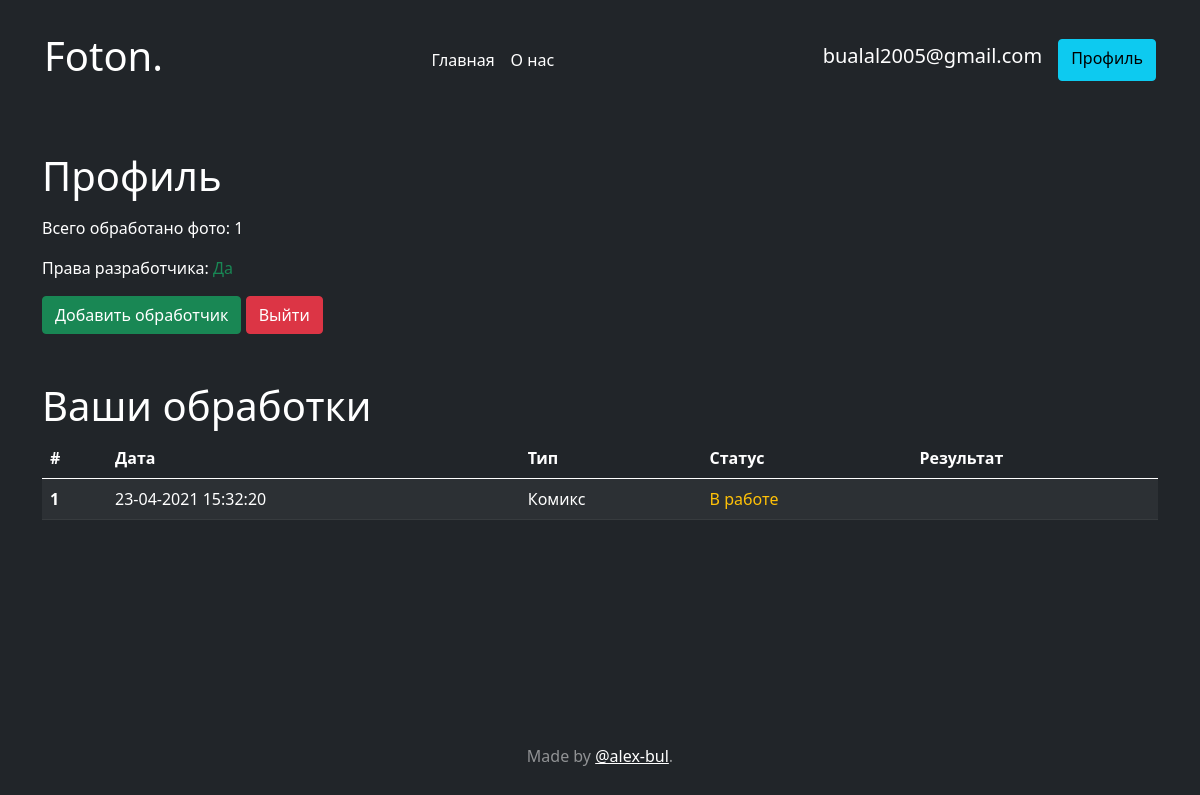
Screenshot of /profile (signed in) with the database file from the repository.
### data/user.py (models this page shows, shortened)
class User(SqlAlchemyBase, UserMixin, SerializerMixin):
    __tablename__ = 'users'
    id = sqlalchemy.Column(sqlalchemy.Integer, primary_key=True, autoincrement=True)
    email = sqlalchemy.Column(sqlalchemy.String, unique=True, nullable=True)
    is_admin = sqlalchemy.Column(sqlalchemy.Boolean, default=False)
    hashed_password = sqlalchemy.Column(sqlalchemy.String, nullable=True)
    processes = orm.relation("Process", back_populates='customer')
    pages = orm.relation("CatalogPage", back_populates='owner')

### data/process.py (models this page shows)
class Process(SqlAlchemyBase, UserMixin, SerializerMixin):
    __tablename__ = 'processes'
    id = sqlalchemy.Column(sqlalchemy.Integer, primary_key=True, autoincrement=True)
    customer_id = sqlalchemy.Column(sqlalchemy.Integer, sqlalchemy.ForeignKey('users.id'))
    catalog_id = sqlalchemy.Column(sqlalchemy.Integer)
    request_data = sqlalchemy.Column(sqlalchemy.String)
    datetime = sqlalchemy.Column(sqlalchemy.DateTime, default=datetime.datetime.now())
    is_finished = sqlalchemy.Column(sqlalchemy.Boolean, default=False)
    result_code = sqlalchemy.Column(sqlalchemy.Integer, default=0)
    result = sqlalchemy.Column(sqlalchemy.String)
    customer = orm.relation('User')

### main.py (the view)
@app.route('/profile')
@login_required
def profile():
    user_processes = current_user.processes[::-1]
    catalog = get_catalog()
    return render_template('profile.html', processes=user_processes, type_needed=True, catalog=catalog)

### data/db_session.py (called while the page is built)
@event.listens_for(Engine, "connect")
def set_sqlite_pragma(dbapi_connection, connection_record):
    cursor = dbapi_connection.cursor()
    cursor.execute("PRAGMA journal_mode=WAL")
    cursor.close()

def create_session() -> Session:
    global __factory
    return __factory()

### generate_catalog.py (called while the page is built)
def get_catalog(only_existing=False):
    result = [] + catalog
    if DEVELOPMENT:
        db_sess = db_session.create_session()
        catalog_pages = db_sess.query(CatalogPage).filter(CatalogPage.is_delete == 0).all()
        for page in catalog_pages:
            data = page.__dict__
            for i in list(filter(lambda x: x.startswith('_'), data.keys())):
                data.pop(i, None)
            data['form_value'] = literal_eval(data['form_value'])
            data['request_data'] = json.loads(data['request_data'])
            result.append(data)
    return result

### main.py (called while the page is built)
@login_manager.user_loader
def load_user(user_id):
    db_sess = db_session.create_session()
    return db_sess.query(User).get(user_id)

### templates/profile.html
{% extends "default.html" %}
{% block content %}
<div class="container">
    <h1 class="mt-5 mb-3">Профиль</h1>
    <p>Всего обработано фото: {{processes|length}}</p>
    {% autoescape false %}
    <div class="mb-3">Права разработчика: {{'
        <div class="d-inline text-success"> Да</div>
        ' if current_user.is_admin else '
        <div class="d-inline text-danger">Нет</div>
        '}}
    </div>
    {{'<a href="/catalog" class="btn btn-success">Добавить обработчик</a>' if current_user.is_admin else '<p>Получите <b>права разработчика</b>, чтобы иметь возможность добавлять обработчики!</p>'}}
    {% endautoescape %}
    <a href="/logout" class="btn btn-danger">Выйти</a>
    {% include "processing_log.html" %}
</div>
{% endblock %}

### templates/default.html (shortened to what this page needs)
<!DOCTYPE html>
<html lang="ru" class="h-100">
<head>
    <link href="https://cdn.jsdelivr.net/npm/bootstrap@5.0.0-beta3/dist/css/bootstrap.min.css" rel="stylesheet"
>
</head>
<body class="d-flex h-100 text-white bg-dark">
<div class="cover-container d-flex w-100 h-100 p-3 mx-auto flex-column">
    <header class="p-3 bg-dark text-white">
        <div class="container">
            <div class="d-flex flex-wrap align-items-center justify-content-center justify-content-lg-start">
                <a href="/" class="d-flex align-items-center mb-2 mb-lg-0 text-white text-decoration-none me-lg-auto">
                    <h1>Foton.</h1>
                </a>
                <ul class="nav col-12 col-lg-auto me-lg-auto mb-2 justify-content-center mb-md-0">
                    <li><a href="/"
                           class="nav-link px-2 {{'text-secondary' if page == 1 else 'text-white'}}">Главная</a>
                    </li>
                    <li><a href="/about" class="nav-link px-2 {{'text-secondary' if page == 2 else 'text-white'}}">О
                        нас</a></li>
                </ul>
                {% if current_user.is_authenticated %}
                <div class="d-flex">
                    <h5 class="navbar-brand">{{ current_user.email }}</h5>
                    <a href="/profile" class="btn btn-info">Профиль</a>
                </div>
                {% else %}
                <div class="text-end">
                    <a href="/login" class="btn btn-outline-light me-2">Войти</a>
                    <a href="/register" class="btn btn-warning">Регистрация</a>
                </div>
                {% endif %}
            </div>
        </div>
    </header>
    <main>
        {% block content %}{% endblock %}
    </main>
    <footer class="mt-auto text-white-50 text-center">
        <p>Made by <a href="https://github.com/alex-bul" class="text-white">@alex-bul</a>.</p>
    </footer>
</div>
</body>
</html>

### templates/processing_log.html (shortened to what this page needs)
<div class="mt-3">
    <h1 class="mt-5">Ваши обработки</h1>
    {% if processes|length > 0 %}
    <table class="table table-dark  table-striped table-responsive-md btn-table">
        <thead>
        <tr>
            <th scope="col">#</th>
            <th scope="col">Дата</th>
            {% autoescape false %}
            {{'<th scope="col">Тип</th>' if type_needed else ""}}
            {% endautoescape %}
            <th scope="col">Статус</th>
            <th scope="col">Результат</th>
        </tr>
        </thead>
        <tbody>
        {% for process in processes %}
        <tr class="align-middle">
            <th scope="row">{{process.id}}</th>
            <td>{{process.datetime.strftime('%d-%m-%Y %X')}}</td>
            {% if type_needed %}
                {% if process.catalog_id < catalog|length %}
                    <td>{{catalog[process.catalog_id]["title"]}}</td>
                {% else %}
                    <td>Обработчик не обнаружен</td>
                {% endif %}
            {% endif %}
            {% if process.is_finished == 0 %}
            <td class="text-warning">В работе</td>
            <td></td>
            {% endif %}
        </tr>
        {% endfor %}
        </tbody>
    </table>
    {% else %}
    <h5 class="text-muted">Запустите обработку и она появится тут!</h5>
    {% endif %}
</div>

### rows the page displays
User: email "bualal2005@gmail.com", is_admin "Да", is_admin "Добавить обработчик"
Process: id "1", datetime "23-04-2021 15:32:20", catalog "Комикс", is_finished "В работе"

### other values shown
{{ processes|length }} "1"
{{ '<th scope="col">Тип</th>' if type_needed else "" }} "Тип"
